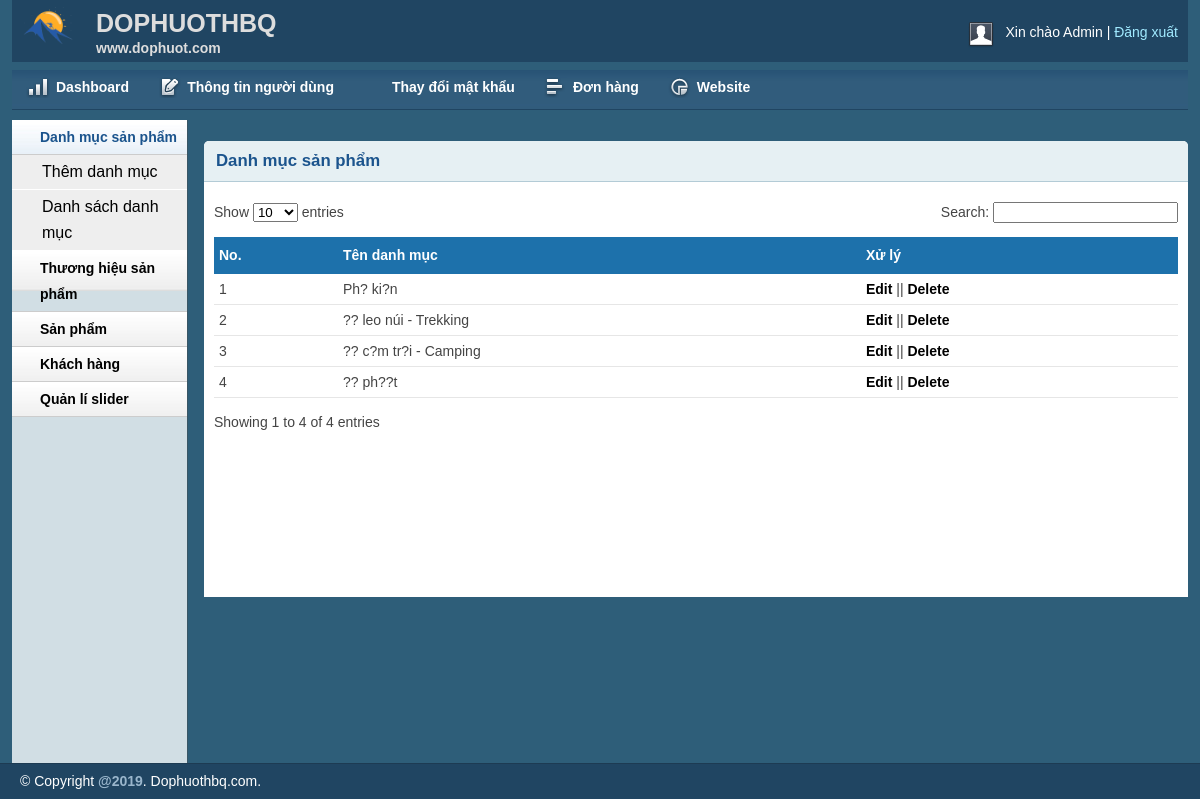
The app's page /admin/catlist.php (signed in) with its own data.
### tables this page shows
CREATE TABLE `tbl_category` (
  `catId` int(11) NOT NULL,
  `catName` varchar(255) NOT NULL
);

### lib/database.php (called while the page is built, shortened)
<?php
Class Database extends PDO{
   public $host   = DB_HOST;
   public $user   = DB_USER;
   public $pass   = DB_PASS;
   public $dbname = DB_NAME;
   public $link;
private function connectDB(){
   $this->link = new mysqli($this->host, $this->user, $this->pass,
    $this->dbname);
 }
public function select($query){
  $result = $this->link->query($query) or
   die($this->link->error.__LINE__);
  if($result->num_rows > 0){
    return $result;
  } else {
    return false;
  }
 }
}

### classes/category.php (called while the page is built, shortened)
<?php
	$filepath = realpath(dirname(__FILE__));
	include_once ($filepath.'/../lib/database.php');
?>
<?php
	class category
	{
		private $db;
		public function __construct()
		{
			$this->db = new Database();
		}
		public function show_category()
		{
			$query = "SELECT * FROM tbl_category order by catId desc ";
			$result = $this->db->select($query);
			return $result;
		}
	}
 ?>

### admin/catlist.php (the view, shortened to what this page needs)
<?php include 'inc/header.php';?>
<?php include 'inc/sidebar.php';?>
<?php include '../classes/category.php';  ?>
<?php
    $cat = new category();
 ?>
        <div class="grid_10">
            <div class="box round first grid">
                <h2>Danh mục sản phẩm</h2>
                <div class="block">
                    <table class="data display datatable" id="example">
					<thead>
						<tr>
							<th>No.</th>
							<th>Tên danh mục</th>
							<th>Xử lý</th>
						</tr>
					</thead>
					<tbody>
						<?php
							$show_cat = $cat -> show_category();
							if($show_cat){
								$i = 0;
								while($result = $show_cat -> fetch_assoc()){
									$i++;
						?>
						<tr class="odd gradeX">
							<td><?php echo $i; ?></td>
							<td><?php echo $result['catName']; ?></td>
							<td><a href="catedit.php?catid=<?php echo $result['catId']; ?>">Edit</a> || <a onclick = "return confirm('Bạn có chắc muốn xóa???')" href="?delid=<?php echo $result['catId'] ?>">Delete</a></td>
						</tr>
						<?php
							}
						}
						 ?>
					</tbody>
				</table>
               </div>
            </div>
        </div>
<?php include 'inc/footer.php';?>

### admin/css/layout.css (style rules this page uses)
body { background: #fff none repeat scroll 0 0; color: #444; font-size: 14px; padding: 0; }
a { color: #000; font-weight:bold; text-decoration: none; }
h1, h2, h3, h4, h5, h6 { line-height:1.2em; margin-bottom:.3em; }
h2 { margin-top:1em; }
.box { background:#fff; margin-bottom:20px; padding:10px 10px 10px 10px; margin-left:-8px; }
.box.grid { padding-bottom:40px; }
.box.round { -moz-border-radius: 5px 5px 0px 0px; -webkit-border-radius: 5px 5px 0px 0px; border-radius: 5px 5px 0px 0px; }
.box h2 { font-size:1.2em; font-weight:bold; color:#1B548D; background:#E6F0F3; margin:-10px -10px 0 -10px; padding:10px 12px; border-bottom:1px solid #B3CBD6; -moz-border-radius: 5px 5px 0px 0px; -webkit-border-radius: 5px 5px 0px 0px; border-radius: 5px 5px 0px 0px; }
.box.first { min-height: 406px; }
.block { padding-top:20px; }
.block { padding-bottom:1px; }
table.display { margin: 0 auto; clear: both; width: 100%; }
table#example th { background: #1d71ab !important; }
.sorting_asc { background: #cf4a45 url(../img/table/sort_asc.png) no-repeat center right; padding:8px 5px; text-align:left; color:#fff; }
.sorting { background:#8f8f8f url(../img/table/sort_both.png) no-repeat center right; padding:8px 5px; text-align:left; color:#fff; }
tr.odd { height: 30px; line-height: 30px; border-bottom:1px solid #e6e6e6; }
tr.even { height: 30px; line-height: 30px; border-bottom:1px solid #e6e6e6; }
tr.odd td, tr.even td { padding-left:5px; }

### records on screen
tbl_category: catName "Ph? ki?n"
tbl_category: catName "?? leo núi - Trekking"
tbl_category: catName "?? c?m tr?i - Camping"
tbl_category: catName "?? ph??t"
